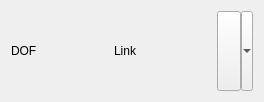
<?xml version="1.0" encoding="UTF-8"?>
<ui version="4.0">
 <class>TaskSketcherMessages</class>
 <widget class="QWidget" name="TaskSketcherMessages">
  <property name="geometry">
   <rect>
    <x>0</x>
    <y>0</y>
    <width>264</width>
    <height>102</height>
   </rect>
  </property>
  <property name="windowTitle">
   <string notr="true">Form</string>
  </property>
  <layout class="QHBoxLayout" name="horizontalLayout">
   <item>
    <widget class="Gui::StatefulLabel" name="labelConstrainStatus">
     <property name="text">
      <string>DOF</string>
     </property>
    </widget>
   </item>
   <item>
    <widget class="Gui::UrlLabel" name="labelConstrainStatusLink">
     <property name="text">
      <string>Link</string>
     </property>
    </widget>
   </item>
   <item>
    <widget class="QToolButton" name="manualUpdate">
     <property name="sizePolicy">
      <sizepolicy hsizetype="Maximum" vsizetype="Preferred">
       <horstretch>0</horstretch>
       <verstretch>0</verstretch>
      </sizepolicy>
     </property>
     <property name="toolTip">
      <string>Forces recomputation of active document</string>
     </property>
     <property name="text">
      <string/>
     </property>
     <property name="icon">
      <iconset>
       <normaloff>:/icons/view-refresh.svg</normaloff>:/icons/view-refresh.svg</iconset>
     </property>
     <property name="popupMode">
      <enum>QToolButton::MenuButtonPopup</enum>
     </property>
    </widget>
   </item>
  </layout>
 </widget>
 <customwidgets>
  <customwidget>
   <class>Gui::StatefulLabel</class>
   <extends>QLabel</extends>
   <header>Gui/Widgets.h</header>
  </customwidget>
  <customwidget>
   <class>Gui::UrlLabel</class>
   <extends>QLabel</extends>
   <header>Gui/Widgets.h</header>
  </customwidget>
 </customwidgets>
 <resources/>
 <connections/>
</ui>
